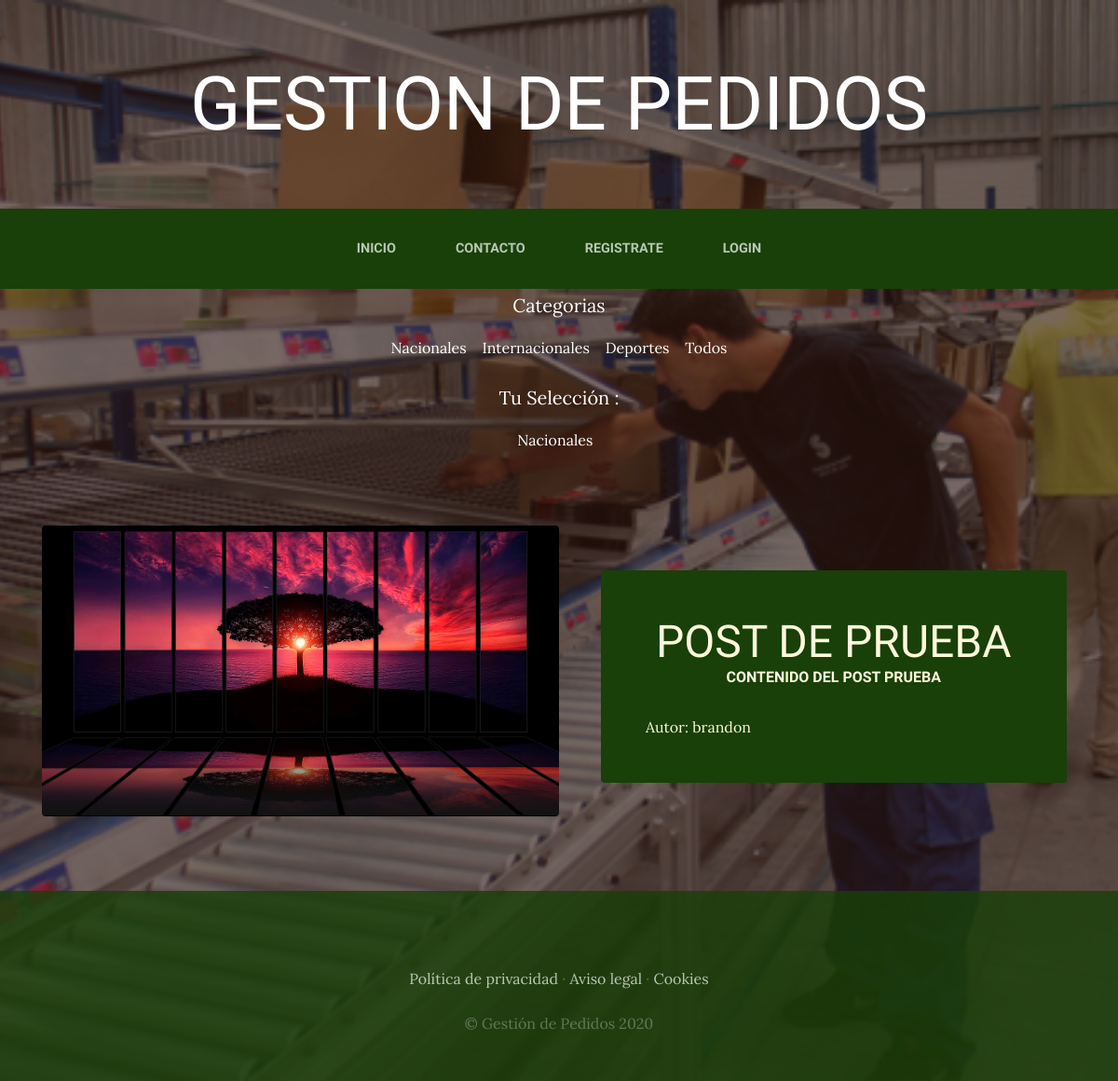
Screenshot of /blog/categoria/2 with the database file from the repository.
### blog/models.py (models this page shows, shortened)
class Categoria(models.Model):
    nombre = models.CharField(max_length=50)
    created = models.DateTimeField(auto_now_add=True)
    updated = models.DateTimeField(auto_now_add=True)
    class Meta:
        verbose_name = 'categoria'
        verbose_name_plural = 'categorias'

class Post(models.Model):
    titulo = models.CharField(max_length=50)
    contenido = models.CharField(max_length=50)
    imagen = models.ImageField(upload_to="blog",null=True,blank=True)
    autor = models.ForeignKey(User, on_delete=models.CASCADE)
    categorias = models.ManyToManyField(Categoria)
    created = models.DateTimeField(auto_now_add=True)
    updated = models.DateTimeField(auto_now_add=True)
    class Meta:
        verbose_name = 'post'
        verbose_name_plural = 'posts'

### blog/views.py (the view)
# urls.py: path('categoria/<int:categoria_id>',views.categoria,name="Categoria")
def categoria(request, categoria_id):
    categoria = Categoria.objects.get(id = categoria_id)
    posts = Post.objects.filter(categorias = categoria)
    seleccionarPost = Post.objects.all()
    return render(request,"blog/categorias.html",{"categorias":categoria,"posts":posts,"all":seleccionarPost})

### carro/context_procesor.py (called while the page is built)
def importe_total_carro(request):
    total = 0.0
    if request.user.is_authenticated:
        for key, value in request.session["carro"].items():
            total += float(value["precio"])
        total_str = f"{total:.2f}"
    else:
        total_str = "Debes hacer Login"
    return {"importe_total_carro": total_str}

### blog/templates/blog/categorias.html
{% extends "ProyectoWebApp/base.html" %}
{% load static %}
{% block content %}
<section>
    <div style="width: 75%;margin: auto;color: white;text-align: center;">
        <p style="font-size: 20;">Categorias</p>
        {% for category in all %}
            {% for categoria in category.categorias.all %}
            <a href="{% url 'Categoria' categoria.id %}" style="color: white;";>{{categoria.nombre}}</a>&nbsp;&nbsp;&nbsp;
            {% endfor %}
        {% endfor %}
        <a href="{% url "Blog" %}" style="color: white;">Todos</a>
        <br>
        <br>
        <p style="font-size: 20;"> Tu Selecci&oacute;n :</p>
        {% for post in posts %}
            {% for categoria in post.categorias.all %}
                {{categoria.nombre}} &nbsp;
            {% endfor %}
        {% endfor %}
    </div>
</section>
    {% for post in posts %}
    <section class="page-section clearfix">
        <div class="container">
        <div class="intro">
            <img class="intro-img img-fluid mb-3 mb-lg-0 rounded" src="{{post.imagen.url}}" alt="" style="width:50%">
            <div class="intro-text left-0 text-center bg-faded p-5 rounded">
            <h2 class="section-heading mb-4" >
                <span class="section-heading-lower">{{post.titulo}}</span>
                <span class="section-heading-upper">{{post.contenido}}</span>
            </h2>
            <div style="text-align: left;">
                    Autor: {{post.autor}}
            </div>
            </div>
        </div>
        </div>
    </section>
    {% endfor %}
{% endblock %}

### ProyectoWebApp/static/ProyectoWebApp/css/gestion.css (style rules this page uses)
body { font-family: 'Lora'; background: linear-gradient(rgba(47, 23, 15, 0.65), rgba(47, 23, 15, 0.65)), url("../img/bg_main.jpg"); background-attachment: fixed; background-position: center; background-size: cover; }
h1, h2, h3, h4, h5, h6 { font-family: 'Raleway'; }
p { line-height: 1.75; }
.page-section { margin-top: 5rem; margin-bottom: 5rem; }
.section-heading { text-transform: uppercase; }
.section-heading .section-heading-upper { display: block; font-size: 1rem; font-weight: 800; padding-bottom:.5rem; }
.section-heading .section-heading-lower { display: block; font-size: 3rem; font-weight: 100; }
.bg-faded { background-color: rgba(255, 255, 255, 0.85); }
.intro { position: relative; }
@media (min-width: 992px) { .intro .intro-img { width: 75%; float: left; } }
@media (min-width: 992px) { .intro .intro-text { left: 600; width: 60%; margin-top: 3rem; background-color: rgba(24, 64, 8); color: cornsilk; position: absolute; } }
@media (min-width: 1200px) { .intro .intro-text { width: 45%; } }

### rows the page displays
Post: imagen (picture), titulo "POST DE PRUEBA", contenido "CONTENIDO DEL POST PRUEBA", autor "brandon"
Categoria: nombre "Nacionales"
Categoria: nombre "Internacionales"
Categoria: nombre "Deportes"
